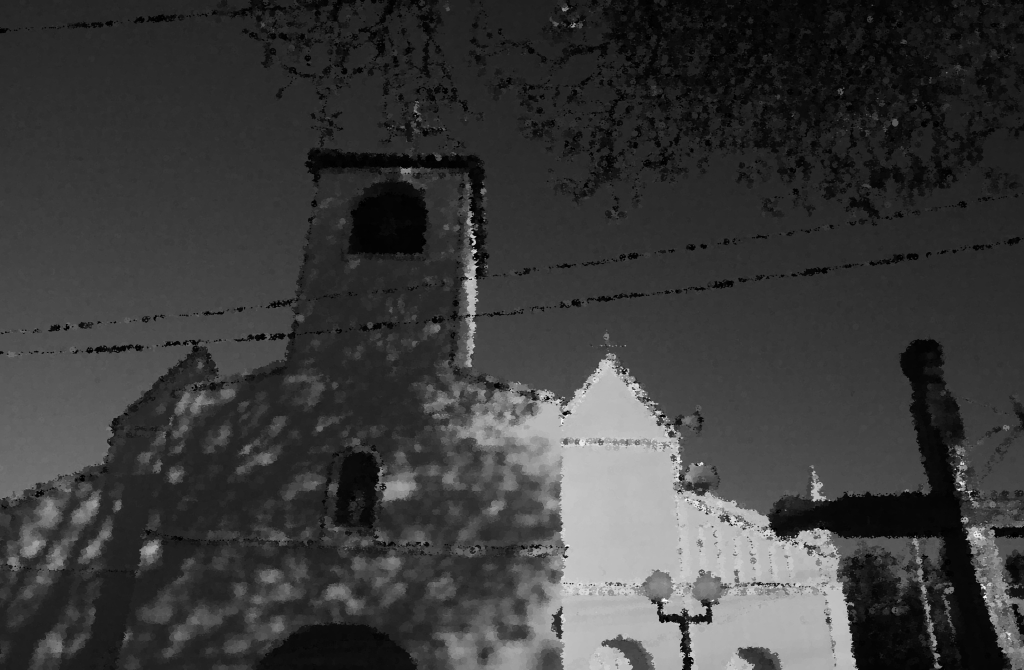
//> input picture portfolio/pdi/images/pontosx50.jpg, 2048 x 1339 px, given in place of hum.jpg, which was not available (shown at 1/2 size)
$ ./cannypontilhista1 ../images/pontosx50.jpg   (built with g++ and OpenCV 4)
//> lines starting //> are read from the running program, lines starting //| are printed output that depends on the picture; pictures that were not available may be replaced by others from this repository, and a replacement may not be noted
#include <iostream>
#include <opencv2/opencv.hpp>
#include <fstream>
#include <iomanip>
#include <vector>
#include <algorithm>
#include <numeric>
#include <ctime>
#include <cstdlib>
#include <sstream>

using namespace std;
using namespace cv;

#define STEP 10
#define JITTER 3
#define RAIO 3

Mat CannyMod(Mat image, int threshold){
   Mat border;
   Canny(image, border, threshold, 3*threshold);
   return border;
}

int main(int argc, char** argv){
  vector<int> yrange;
  vector<int> xrange;

  Mat image, bg, points, tmp;

  int width, height, gray, newstep;
  int x, y;

  // carrega imagem (mudar para testar)
  image= imread("C:\\Users\\Obluda\\Pictures\\hum.jpg",CV_LOAD_IMAGE_GRAYSCALE);
//> image is the input picture: 1339 rows x 2048 cols, CV_8UC1; min 0, max 255, mean 59.1

  srand(time(0));

  if(!image.data){
    cout << "nao abriu" << argv[1] << endl;
    cout << argv[0] << " imagem.jpg";
    exit(0);
  }

  width=image.size().width;
//> width = 2048
  height=image.size().height;
//> height = 1339

  xrange.resize(height/STEP);
//> xrange = 133 values from 0 to 0
  yrange.resize(width/STEP);
//> yrange = 204 values from 0 to 0

  iota(xrange.begin(), xrange.end(), 0);
//> xrange = 133 values from 0 to 132
  iota(yrange.begin(), yrange.end(), 0);
//> yrange = 204 values from 0 to 203

  for(uint i=0; i<xrange.size(); i++){
    xrange[i]= xrange[i]*STEP+STEP/2;
  }
//> after the loop, xrange = 133 values from 5 to 1325

  for(uint i=0; i<yrange.size(); i++){
    yrange[i]= yrange[i]*STEP+STEP/2;
  }

  points = Mat(height, width, CV_8U, Scalar(255));
  bg = Mat(height, width, CV_8U, Scalar(255));

  random_shuffle(xrange.begin(), xrange.end());

  // fundo
  for(auto i : xrange){
    random_shuffle(yrange.begin(), yrange.end());
    for(auto j : yrange){
              x = i+rand()%(2*JITTER)-JITTER+1;
              y = j+rand()%(2*JITTER)-JITTER+1;
              gray = image.at<uchar>(x,y);
              circle(points,
                     cv::Point(y,x),
                     6,
                     CV_RGB(gray,gray,gray),
                     -1,
                     CV_AA);
        }
  }
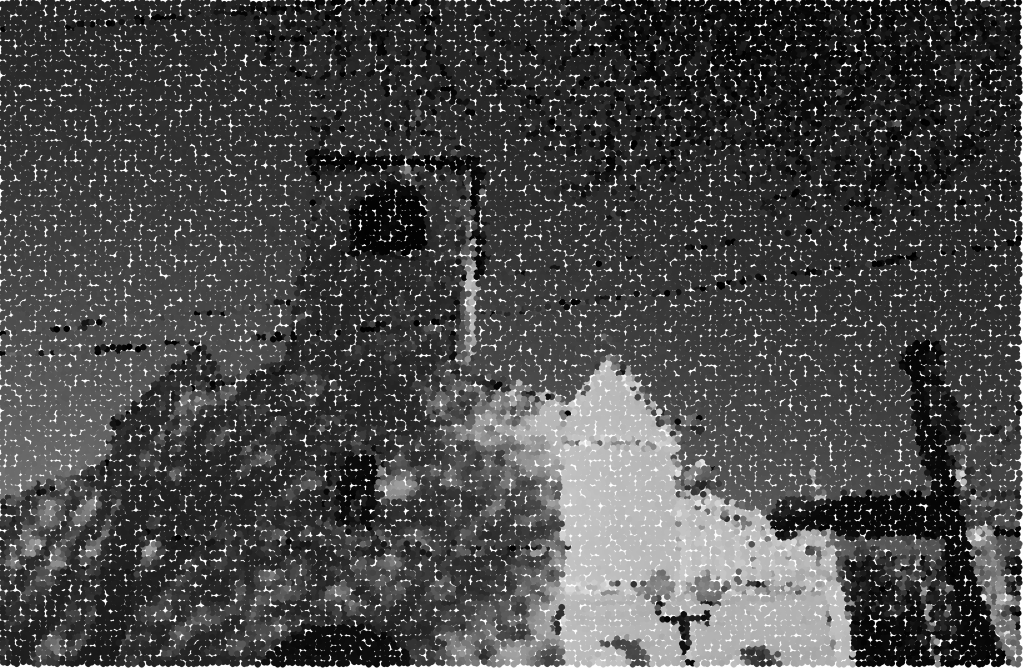
//> points: 1339 rows x 2048 cols, CV_8UC1 (shown at 1/2 size); min 0, max 255, mean 73.2
  bg = points.clone();
  //points.deallocate();

  // somador: varia a mudança de raios e do threshold de canny
  int adder = 10;

  // loop testa vários somadores 10 ao limite do laço
  while(adder <= 50){
      //points = Mat(height, width, CV_8U, Scalar(255));
      points = bg.clone();
      // loop relativo ao somador
      for (int now = 10; now < 200; now+=adder){
          newstep = 5*(210 - now)/100;

          xrange.resize(height/newstep);
          yrange.resize(width/newstep);
          iota(xrange.begin(), xrange.end(), 0);
          iota(yrange.begin(), yrange.end(), 0);
          for(uint i=0; i<xrange.size(); i++) xrange[i]= xrange[i]*newstep+newstep/2;
          for(uint i=0; i<yrange.size(); i++) yrange[i]= yrange[i]*newstep+newstep/2;

          // faz o canny pra cada thrsehold
          tmp = CannyMod(image, now);
          ostringstream output;
          output << "cannyx" << adder << ".jpg";
          imwrite(output.str(), tmp);

          // adicionada os círculos caso haja borda detectada
          // também varia o raio do círculo por threshold (raio = rayman)
          for(auto i : xrange){
            random_shuffle(yrange.begin(), yrange.end());
            for(auto j : yrange){
              if(int(tmp.at<uchar>(i,j)) > 0){
                  x = i+rand()%(2*JITTER)-JITTER+1;
                  y = j+rand()%(2*JITTER)-JITTER+1;
                  if (x >= xrange.size()) continue;
                  if (y >= yrange.size()) continue;
                  gray = image.at<uchar>(x,y);
                  circle(points,
                         cv::Point(y,x),
                         7*(210-now)/100,
                         CV_RGB(gray,gray,gray),
                         -1,
                         CV_AA);
              }
            }
          }

      }
      // salva os arquivos pra cada loop
      ostringstream output;
      output << "pontosx" << adder << ".jpg";
      imwrite(output.str(), points);
      adder += 10;
      //points.deallocate();
  }
//> this loop made 5 passes
//> pass 1, `imwrite(output.str(), points);`:
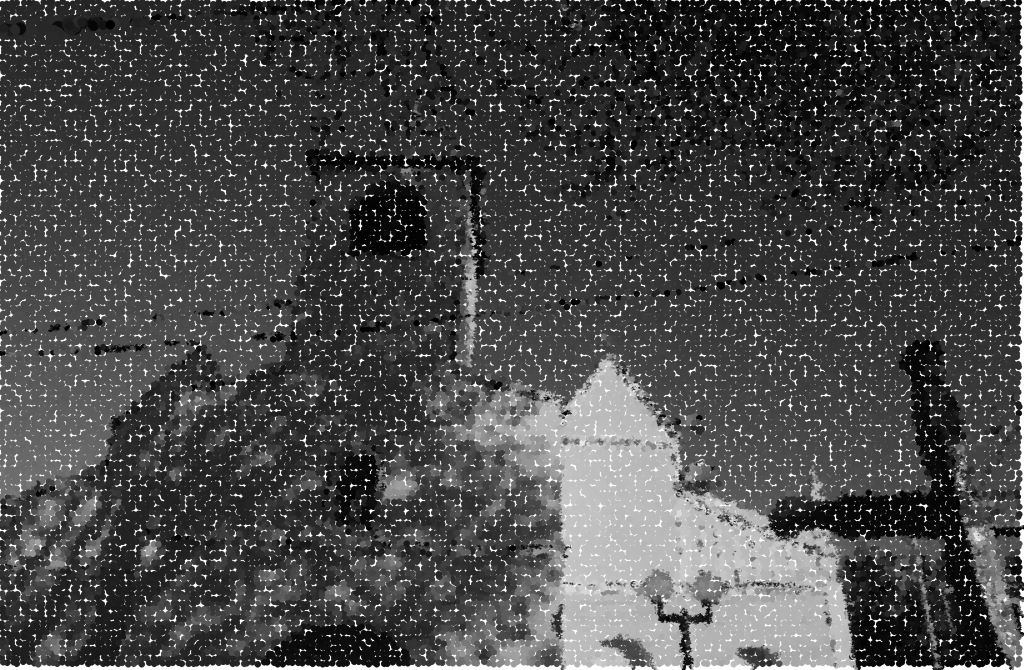
//> saved as pontosx10.jpg: 1339 rows x 2048 cols, CV_8UC1 (shown at 1/2 size); min 0, max 255, mean 72.7
//> pass 2, `imwrite(output.str(), points);`:
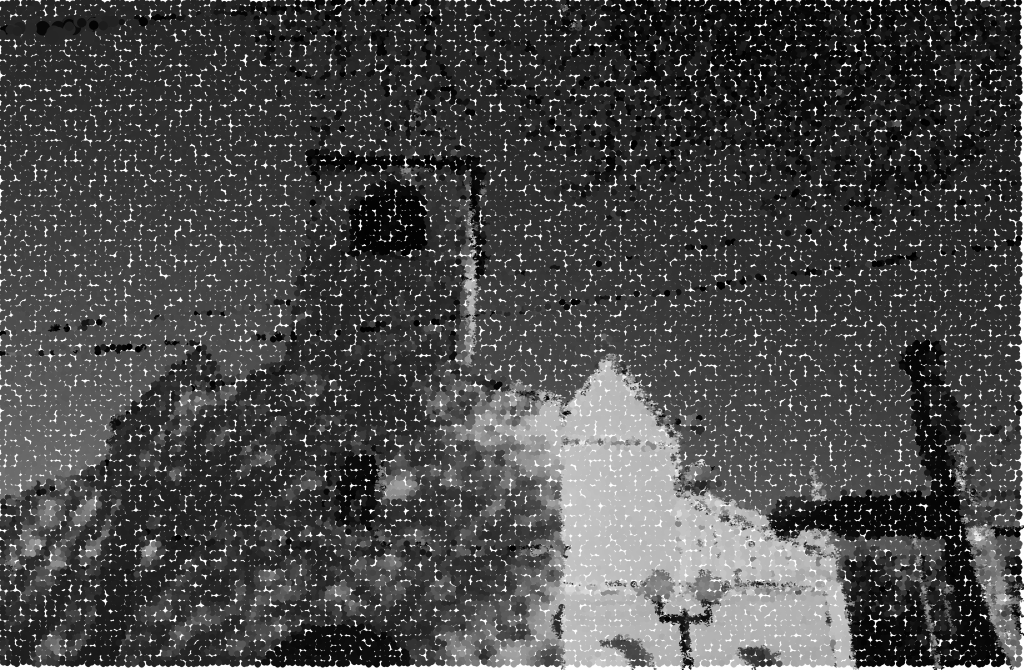
//> saved as pontosx20.jpg: 1339 rows x 2048 cols, CV_8UC1 (shown at 1/2 size); min 0, max 255, mean 72.9
//> after the loop:
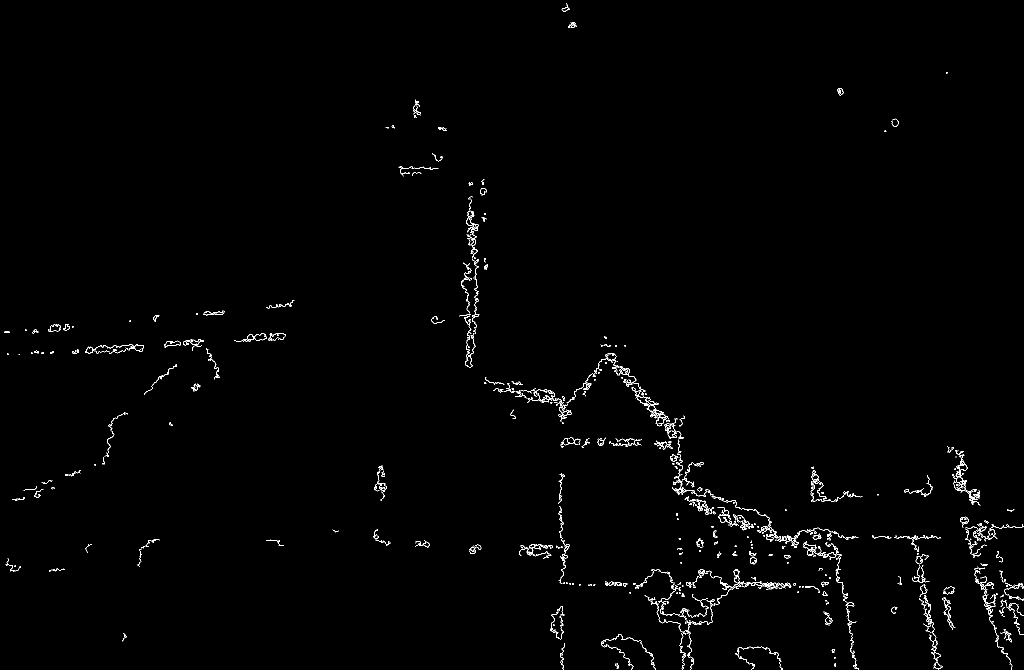
//> tmp: 1339 rows x 2048 cols, CV_8UC1 (shown at 1/2 size); 0.87% white in thin lines or dots
//> after the loop, xrange = 669 values from 1 to 1337; adder = 60

  return 0;
}

$ run again, on portfolio/pdi/images/negativobw.png
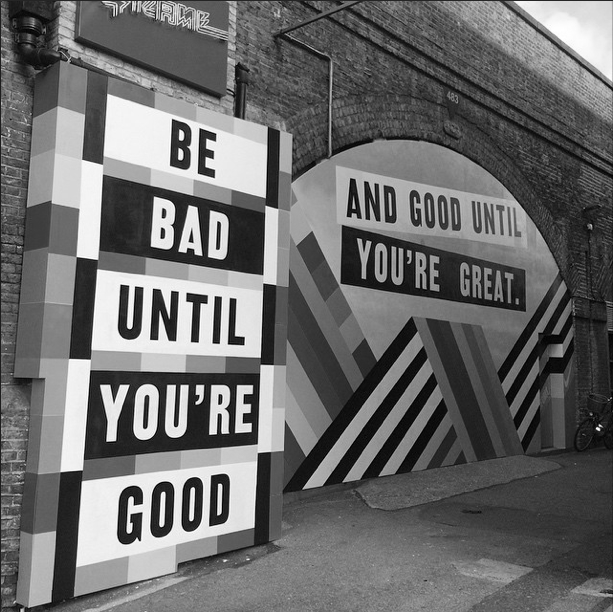
//> input picture portfolio/pdi/images/negativobw.png, 613 x 612 px, given in place of hum.jpg, which was not available
//> image is the input picture: 612 rows x 613 cols, CV_8UC1; min 0, max 255, mean 106.9
//> after the loop `while(adder <= 50)`:
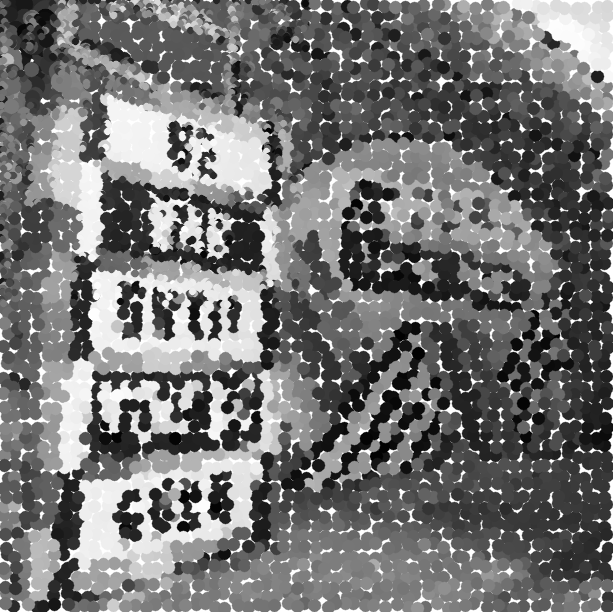
//> points: 612 rows x 613 cols, CV_8UC1; min 1, max 255, mean 116.1
//> after the loop `while(adder <= 50)`:
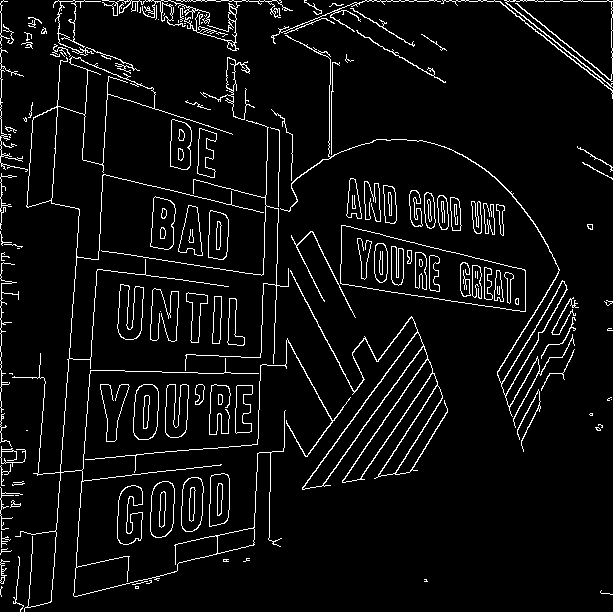
//> tmp: 612 rows x 613 cols, CV_8UC1; 5.6% white in thin lines or dots
//> after the loop `while(adder <= 50)`: xrange = 306 values from 1 to 611; adder = 60
